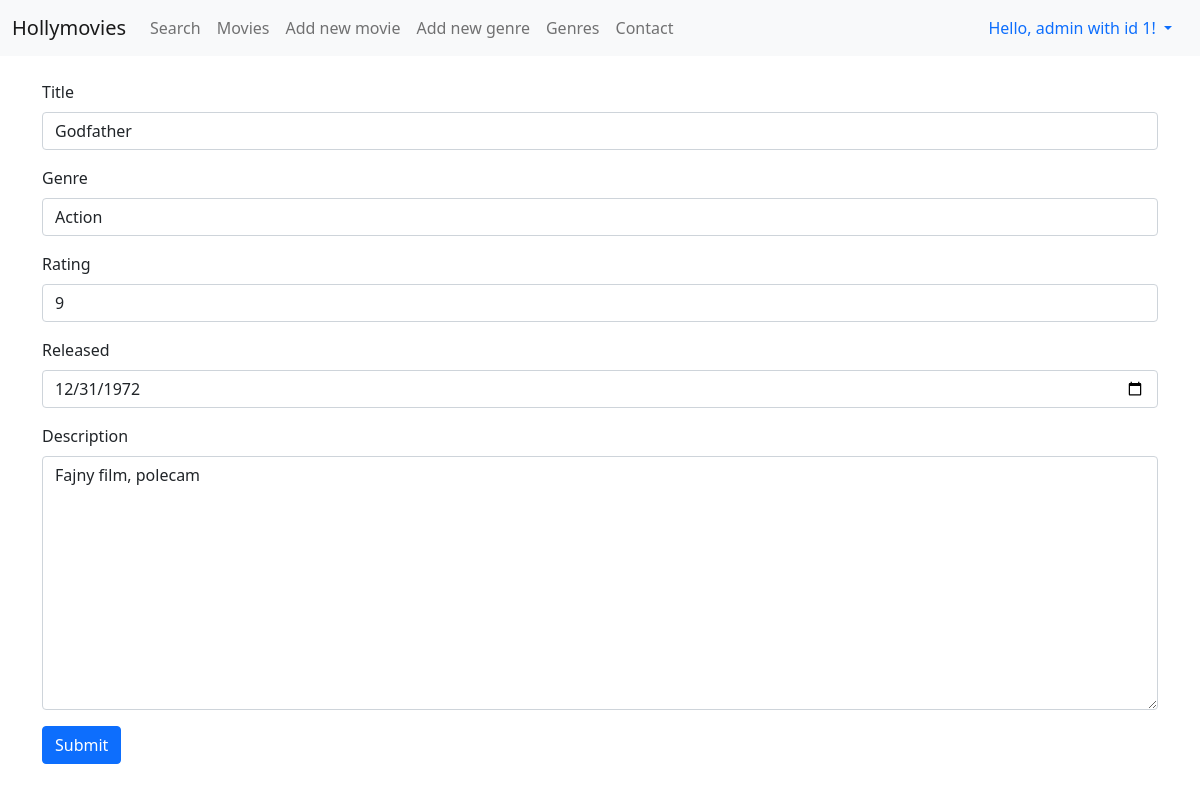
Before: /movies/1/update (signed in) with the older database file.
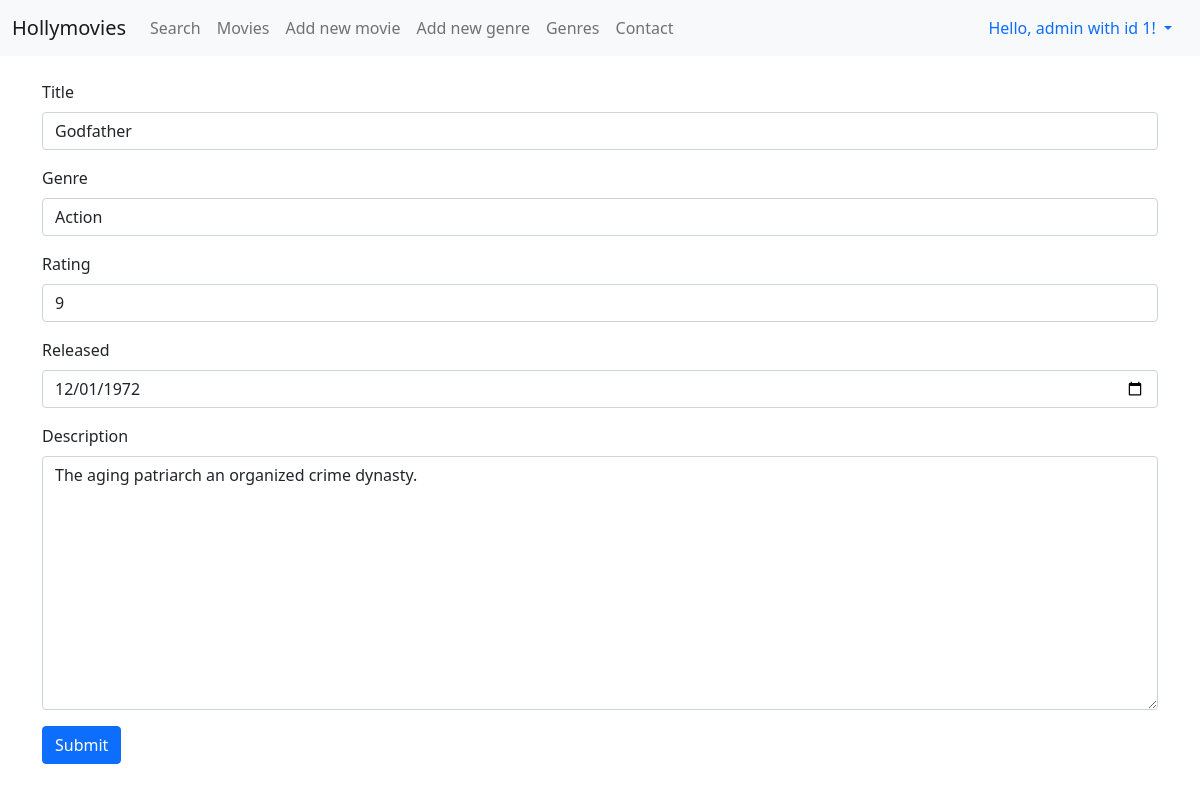
After: the same page with the newer database file.
### viewer/models.py (models this page shows, shortened)
class Movie(Model):
    title = CharField(max_length=128)
    genre = ForeignKey(Genre, on_delete=DO_NOTHING)
    rating = IntegerField()
    released = DateField()
    description = TextField()
    created = DateTimeField(auto_now_add=True)

### viewer/views.py (the view, shortened to what this page needs)
# urls.py: path('movies/<int:pk>/update', MovieUpdateView.as_view(), name="update_movie"),
class MovieUpdateView(LoginRequiredMixin, UpdateView):
    template_name = "forms/form.html"
    form_class = MovieForm
    model = Movie
    success_url = reverse_lazy('index')

### viewer/forms.py (shortened to what this page needs)
class MovieForm(ModelForm):
    class Meta:
        model = Movie
        fields = '__all__'
    title = CharField(max_length=128, validators=[capitalized_validator])
    released = PastMonthField(widget=NumberInput(attrs={'type': 'date'}))
    description = CharField(widget=Textarea, required=False, validators=[dupa_validator, unique_words_validator])

### viewer/models.py (called while the page is built)
    def __str__(self):
        return f"{self.name}"

### viewer/templates/forms/form.html (shortened to what this page needs)
{% extends "base.html" %}
{% block content %}
    <form method="post" class="py-4">
        {% include "forms/form_base_bs5.html" %}
        <button type="submit" class="btn btn-primary">Submit</button>
    </form>
{% endblock %}

### viewer/templates/forms/form_base_bs5.html (shortened to what this page needs)
{% load widget_tweaks %}
    {% for field in form.visible_fields %}
      <div class="form-group mb-3">
      <label for="{{ field.id_for_label }}" class="form-label">{{ field.label }}</label>
      {% if form.is_bound %}
          {% if field.errors %}
            {% render_field field class="form-control is-invalid" %}
            {% for error in field.errors %}
                <div class="invalid-feedback">
                    {{ error }}
                </div>
            {% endfor %}
          {% else %}
              {% render_field field class="form-control is-valid" %}
          {% endif %}
      {% else %}
          {% render_field field class="form-control" %}
      {% endif %}
      </div>
    {% endfor %}

Changed rows visible on the page:
changed Movie "Godfather": released "12/31/1972" → "12/01/1972"; description "Fajny film, polecam" → "The aging patriarch an organized crime dynasty."
